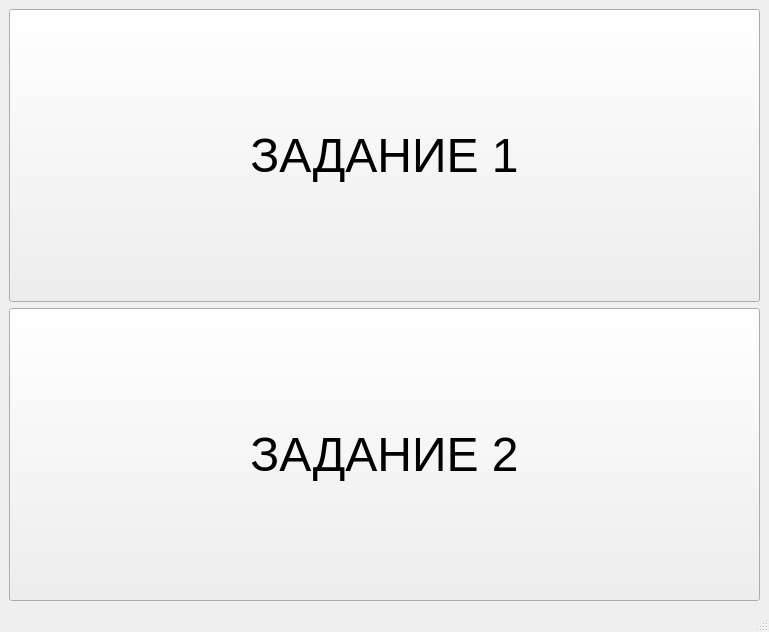
<?xml version="1.0" encoding="UTF-8"?>
<ui version="4.0">
 <class>MainWindow</class>
 <widget class="QMainWindow" name="MainWindow">
  <property name="geometry">
   <rect>
    <x>0</x>
    <y>0</y>
    <width>769</width>
    <height>632</height>
   </rect>
  </property>
  <property name="windowTitle">
   <string>ЛАБАРАРЮАТОРАТНАЯ</string>
  </property>
  <widget class="QWidget" name="centralwidget">
   <layout class="QVBoxLayout" name="verticalLayout">
    <item>
     <widget class="QPushButton" name="pushButton">
      <property name="sizePolicy">
       <sizepolicy hsizetype="Minimum" vsizetype="Minimum">
        <horstretch>0</horstretch>
        <verstretch>0</verstretch>
       </sizepolicy>
      </property>
      <property name="font">
       <font>
        <pointsize>36</pointsize>
       </font>
      </property>
      <property name="text">
       <string>ЗАДАНИЕ 1</string>
      </property>
     </widget>
    </item>
    <item>
     <widget class="QPushButton" name="pushButton_2">
      <property name="sizePolicy">
       <sizepolicy hsizetype="Minimum" vsizetype="Minimum">
        <horstretch>0</horstretch>
        <verstretch>0</verstretch>
       </sizepolicy>
      </property>
      <property name="font">
       <font>
        <pointsize>36</pointsize>
       </font>
      </property>
      <property name="text">
       <string>ЗАДАНИЕ 2</string>
      </property>
     </widget>
    </item>
   </layout>
  </widget>
  <widget class="QMenuBar" name="menubar">
   <property name="geometry">
    <rect>
     <x>0</x>
     <y>0</y>
     <width>769</width>
     <height>21</height>
    </rect>
   </property>
  </widget>
  <widget class="QStatusBar" name="statusbar"/>
 </widget>
 <resources/>
 <connections/>
</ui>
